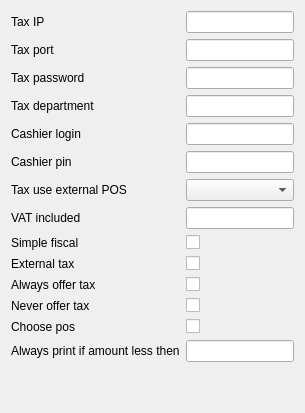
         <widget class="QWidget" name="tab_4">
          <attribute name="title">
           <string>Tax options</string>
          </attribute>
          <layout class="QGridLayout" name="gridLayout_4">
           <item row="4" column="2">
            <widget class="C5LineEdit" name="leCashierLogin">
             <property name="Tag" stdset="0">
              <number>39</number>
             </property>
            </widget>
           </item>
           <item row="3" column="2">
            <widget class="C5LineEdit" name="leTaxDept">
             <property name="Tag" stdset="0">
              <number>8</number>
             </property>
            </widget>
           </item>
           <item row="12" column="2">
            <widget class="C5CheckBox" name="chChoosePos">
             <property name="text">
              <string/>
             </property>
             <property name="Tag" stdset="0">
              <number>113</number>
             </property>
            </widget>
           </item>
           <item row="13" column="2">
            <widget class="C5LineEdit" name="leTaxAlwaysPrintIfAmountLess">
             <property name="Tag" stdset="0">
              <number>107</number>
             </property>
            </widget>
           </item>
           <item row="6" column="0">
            <widget class="QLabel" name="label_18">
             <property name="text">
              <string>Tax use external POS</string>
             </property>
            </widget>
           </item>
           <item row="9" column="0">
            <widget class="QLabel" name="label_74">
             <property name="text">
              <string>External tax</string>
             </property>
            </widget>
           </item>
           <item row="0" column="2">
            <widget class="C5LineEdit" name="leTaxIP">
             <property name="Tag" stdset="0">
              <number>5</number>
             </property>
            </widget>
           </item>
           <item row="1" column="0">
            <widget class="QLabel" name="label_6">
             <property name="text">
              <string>Tax port</string>
             </property>
            </widget>
           </item>
           <item row="7" column="2">
            <widget class="C5LineEdit" name="leVAT">
             <property name="Tag" stdset="0">
              <number>87</number>
             </property>
            </widget>
           </item>
           <item row="0" column="0">
            <widget class="QLabel" name="label_5">
             <property name="text">
              <string>Tax IP</string>
             </property>
            </widget>
           </item>
           <item row="11" column="2">
            <widget class="C5CheckBox" name="chNeverOfferTax">
             <property name="text">
              <string/>
             </property>
             <property name="Tag" stdset="0">
              <number>93</number>
             </property>
            </widget>
           </item>
           <item row="10" column="0">
            <widget class="QLabel" name="label_31">
             <property name="text">
              <string>Always offer tax</string>
             </property>
            </widget>
           </item>
           <item row="3" column="0">
            <widget class="QLabel" name="label_8">
             <property name="text">
              <string>Tax department</string>
             </property>
            </widget>
           </item>
           <item row="12" column="0">
            <widget class="QLabel" name="label_106">
             <property name="text">
              <string>Choose pos</string>
             </property>
            </widget>
           </item>
           <item row="5" column="0">
            <widget class="QLabel" name="label_42">
             <property name="text">
              <string>Cashier pin</string>
             </property>
            </widget>
           </item>
           <item row="2" column="0">
            <widget class="QLabel" name="label_7">
             <property name="text">
              <string>Tax password</string>
             </property>
            </widget>
           </item>
           <item row="14" column="2">
            <spacer name="verticalSpacer_4">
             <property name="orientation">
              <enum>Qt::Orientation::Vertical</enum>
             </property>
             <property name="sizeHint" stdset="0">
              <size>
               <width>20</width>
               <height>40</height>
              </size>
             </property>
            </spacer>
           </item>
           <item row="1" column="2">
            <widget class="C5LineEdit" name="leTaxPort">
             <property name="Tag" stdset="0">
              <number>6</number>
             </property>
            </widget>
           </item>
           <item row="13" column="0">
            <widget class="QLabel" name="label_100">
             <property name="text">
              <string>Always print if amount less then</string>
             </property>
            </widget>
           </item>
           <item row="5" column="2">
            <widget class="C5LineEdit" name="leCashierPin">
             <property name="Tag" stdset="0">
              <number>40</number>
             </property>
            </widget>
           </item>
           <item row="9" column="2">
            <widget class="C5CheckBox" name="chExternalTax">
             <property name="text">
              <string/>
             </property>
             <property name="Tag" stdset="0">
              <number>78</number>
             </property>
            </widget>
           </item>
           <item row="4" column="0">
            <widget class="QLabel" name="label_41">
             <property name="text">
              <string>Cashier login</string>
             </property>
            </widget>
           </item>
           <item row="2" column="2">
            <widget class="C5LineEdit" name="leTaxPassword">
             <property name="Tag" stdset="0">
              <number>7</number>
             </property>
            </widget>
           </item>
           <item row="6" column="2">
            <widget class="C5ComboBox" name="cbTaxUseExtPos">
             <property name="Tag" stdset="0">
              <number>15</number>
             </property>
            </widget>
           </item>
           <item row="11" column="0">
            <widget class="QLabel" name="label_87">
             <property name="text">
              <string>Never offer tax</string>
             </property>
            </widget>
           </item>
           <item row="7" column="0">
            <widget class="QLabel" name="label_83">
             <property name="text">
              <string>VAT included</string>
             </property>
            </widget>
           </item>
           <item row="10" column="2">
            <widget class="C5CheckBox" name="chAlwaysOfferTax">
             <property name="text">
              <string/>
             </property>
             <property name="Tag" stdset="0">
              <number>27</number>
             </property>
            </widget>
           </item>
           <item row="8" column="2">
            <widget class="C5CheckBox" name="chSimpleFiscal">
             <property name="text">
              <string/>
             </property>
             <property name="Tag" stdset="0">
              <number>121</number>
             </property>
            </widget>
           </item>
           <item row="8" column="0">
            <widget class="QLabel" name="label_117">
             <property name="text">
              <string>Simple fiscal</string>
             </property>
            </widget>
           </item>
          </layout>
         </widget>
